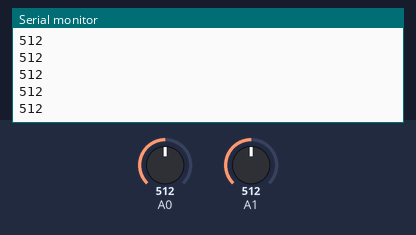
Simulated run of this sketch. Board: Arduino Uno, built with avr-gcc and run on an emulated ATmega328P. Shown: the last lines printed to the serial monitor. The inputs (shaded band) are chosen by the test bench; at power-on: A0 = 512, A1 = 512.

Above: at 1.2 s.
1.3 s: A0 set to 716
At 2.3 s:
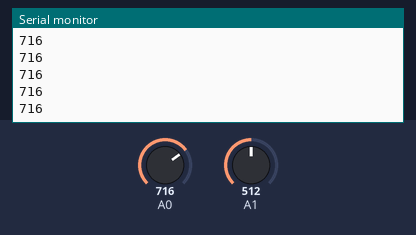
2.8 s: A0 set to 900
At 3.5 s:
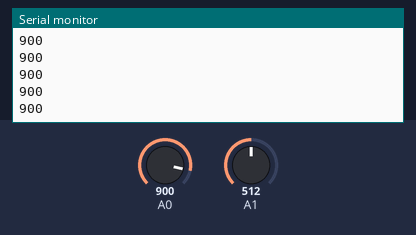
Timing chart, 0 to 5.8 s (numbered marks = the images above; inputs shaded):
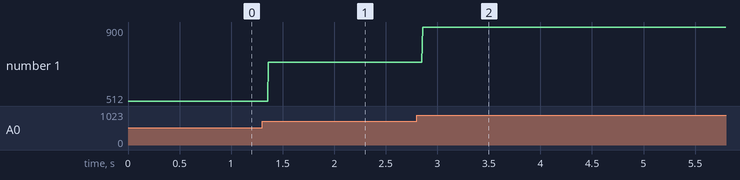

The sketch:

adc_1.ino
```cpp
void setup() {
  Serial.begin(9600);
}

int adc_value_x;
int adc_value_y;

void loop() {
//  ADMUX = 0x40;
//  ADCSRA = 0x87;
//  ADCSRA |= 0x40;
//
//  adc_value_x = ADC;
//
//  while(ADCSRA & 0x40);
//
//  ADMUX = 0x41;
//  ADCSRA = 0x87;
//  ADCSRA |= 0x40;
//
//  adc_value_y = ADC;


  adc_value_x = analog_R(A0);
  adc_value_y = analog_R(A1);

  Serial.println(adc_value_x);
  Serial.println(adc_value_y);
  Serial.println();
  delay(10);

}

int analog_R(int pin)
{
  ADMUX = 0x40 | (pin - A0);
  ADCSRA = 0x87;
  ADCSRA |= 0x40;

  adc_value_x = ADC;

  while(ADCSRA & 0x40);

  return adc_value_x;

}
```

Measured:
- after the input at 1.3 s, the serial monitor: prints a new line after 0.06 s (image 1)
- after the input at 2.8 s, the serial monitor: prints a new line after 0.06 s (image 2)
- plotted number 1: 512 → 716 after the input at 1.3 s, 716 → 900 after the input at 2.8 s
